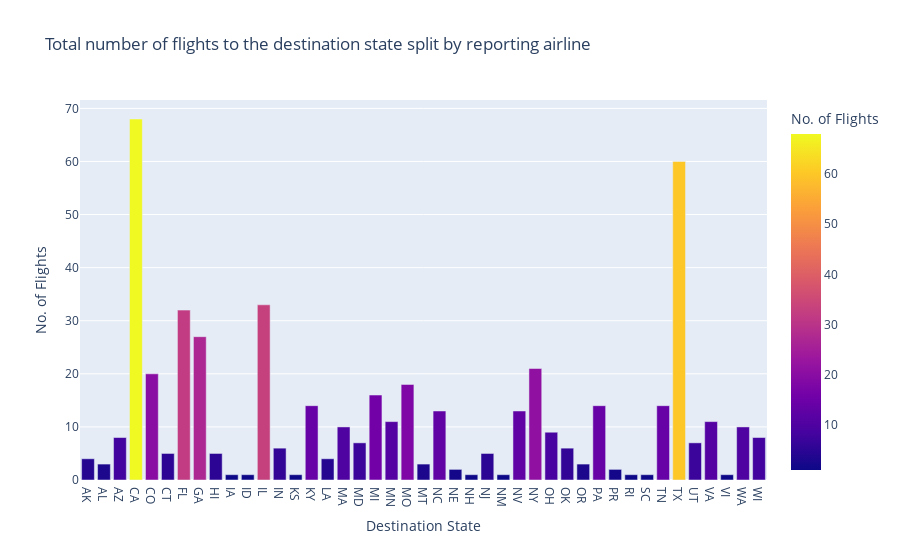

The code cell stored with this chart in its notebook:
### Markdown cell above
**BAR CHART**

### Code cell
# Extract number of flights from a specific airline that goes to a destination
bar_data = airplane_df.groupby('DestState')['Flights'].sum().reset_index()

fig = px.bar(bar_data, x= 'DestState', y='Flights', labels={'DestState': 'Destination State', 'Flights': 'No. of Flights'}, 
            title= 'Total number of flights to the destination state split by reporting airline',
            color='Flights' )

fig.show()

### Figure 1 — Plotly figure (JSON) as saved in the notebook; plotly's stock layout.template omitted (floating-point values rounded to 4 significant figures)
{"data": [{"alignmentgroup": "True", "hovertemplate": "Destination State=%{x}<br>No. of Flights=%{marker.color}<extra></extra>", "legendgroup": "", "marker": {"color": [4, 3, 8, 68, 20, 5, 32, 27, 5, 1, 1, 33, 6, 1, 14, 4, 10, 7, 16, 11, 18, 3, 13, 2, 1, 5, 1, 13, 21, 9, 6, 3, 14, 2, 1, 1, 14, 60, 7, 11, 1, 10, 8], "coloraxis": "coloraxis", "pattern": {"shape": ""}}, "name": "", "offsetgroup": "", "orientation": "v", "showlegend": false, "textposition": "auto", "type": "bar", "x": ["AK", "AL", "AZ", "CA", "CO", "CT", "FL", "GA", "HI", "IA", "ID", "IL", "IN", "KS", "KY", "LA", "MA", "MD", "MI", "MN", "MO", "MT", "NC", "NE", "NH", "NJ", "NM", "NV", "NY", "OH", "OK", "OR", "PA", "PR", "RI", "SC", "TN", "TX", "UT", "VA", "VI", "WA", "WI"], "xaxis": "x", "y": [4, 3, 8, 68, 20, 5, 32, 27, 5, 1, 1, 33, 6, 1, 14, 4, 10, 7, 16, 11, 18, 3, 13, 2, 1, 5, 1, 13, 21, 9, 6, 3, 14, 2, 1, 1, 14, 60, 7, 11, 1, 10, 8], "yaxis": "y"}], "layout": {"barmode": "relative", "coloraxis": {"colorbar": {"title": {"text": "No. of Flights"}}, "colorscale": [[0, "#0d0887"], [0.1111, "#46039f"], [0.2222, "#7201a8"], [0.3333, "#9c179e"], [0.4444, "#bd3786"], [0.5556, "#d8576b"], [0.6667, "#ed7953"], [0.7778, "#fb9f3a"], [0.8889, "#fdca26"], [1, "#f0f921"]]}, "legend": {"tracegroupgap": 0}, "title": {"text": "Total number of flights to the destination state split by reporting airline"}, "xaxis": {"anchor": "y", "domain": [0, 1], "title": {"text": "Destination State"}}, "yaxis": {"anchor": "x", "domain": [0, 1], "title": {"text": "No. of Flights"}}}}
